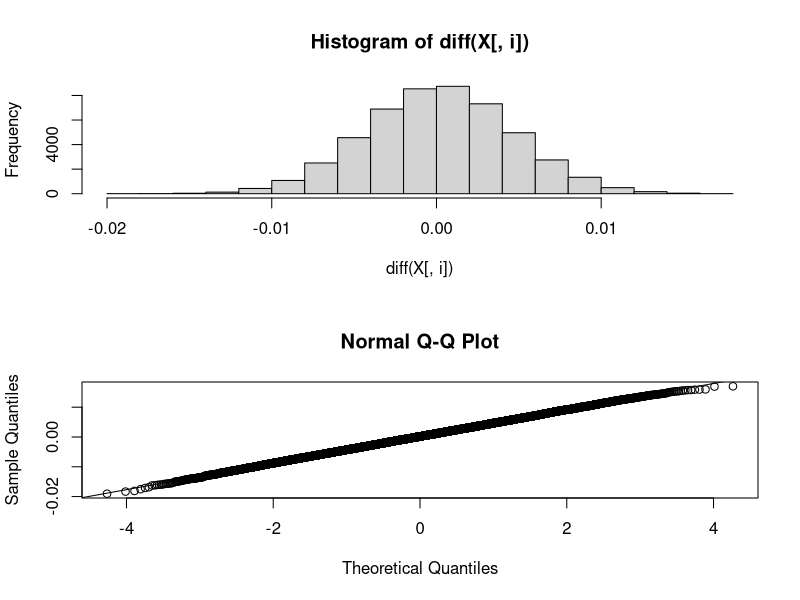
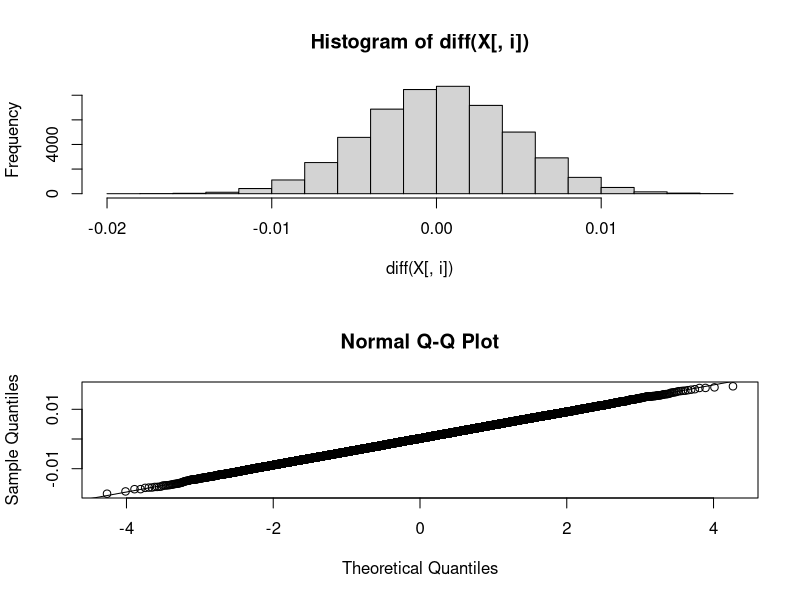
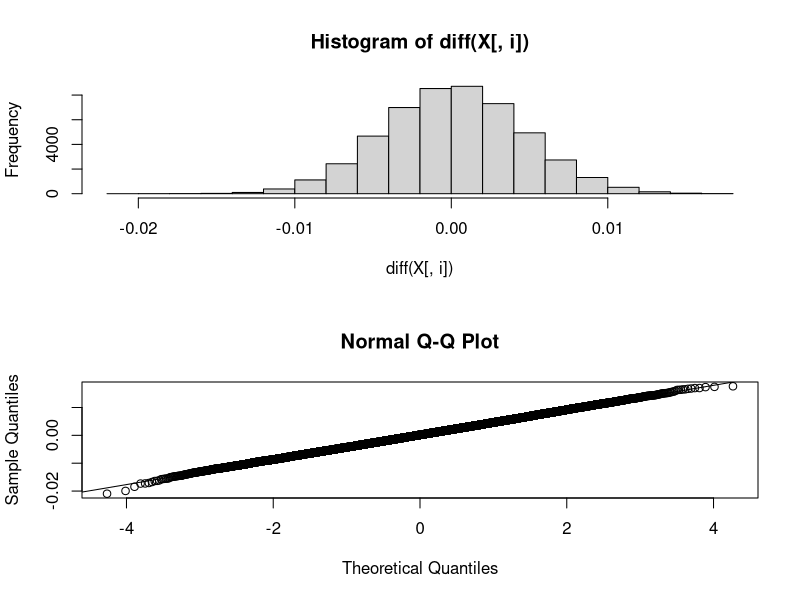
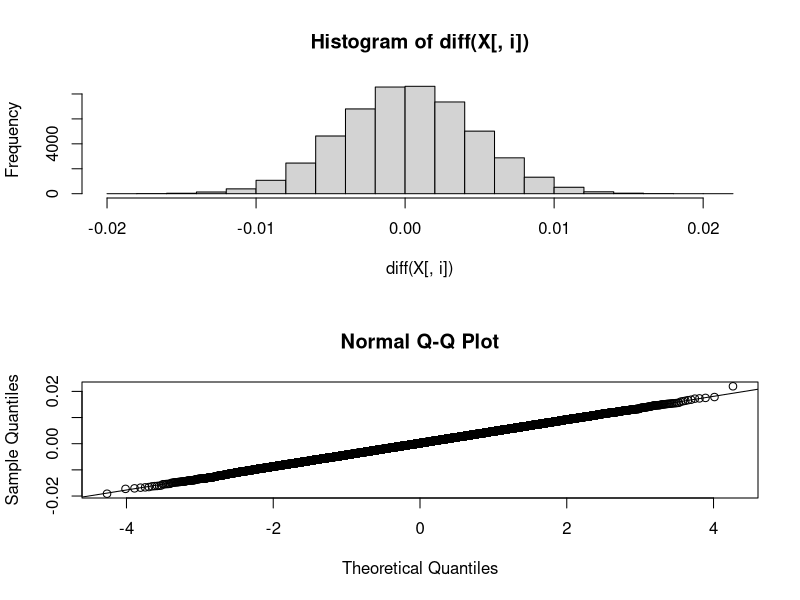
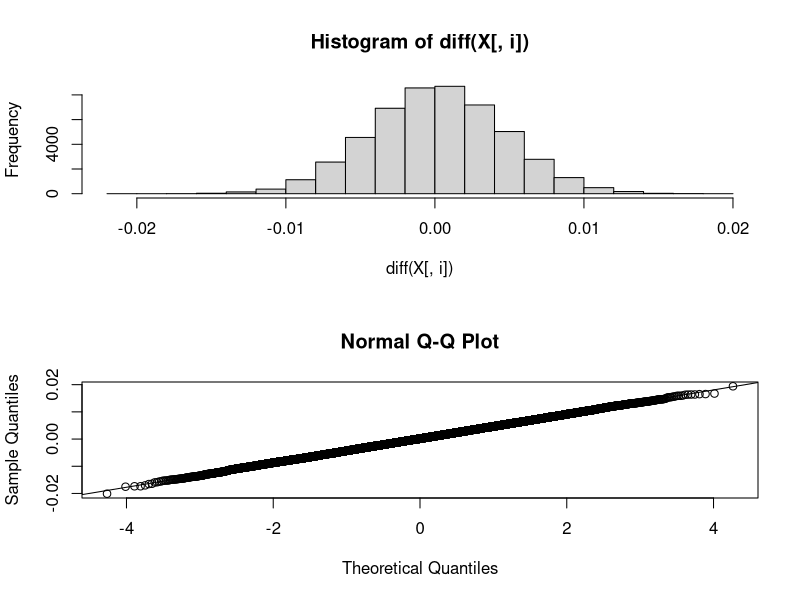
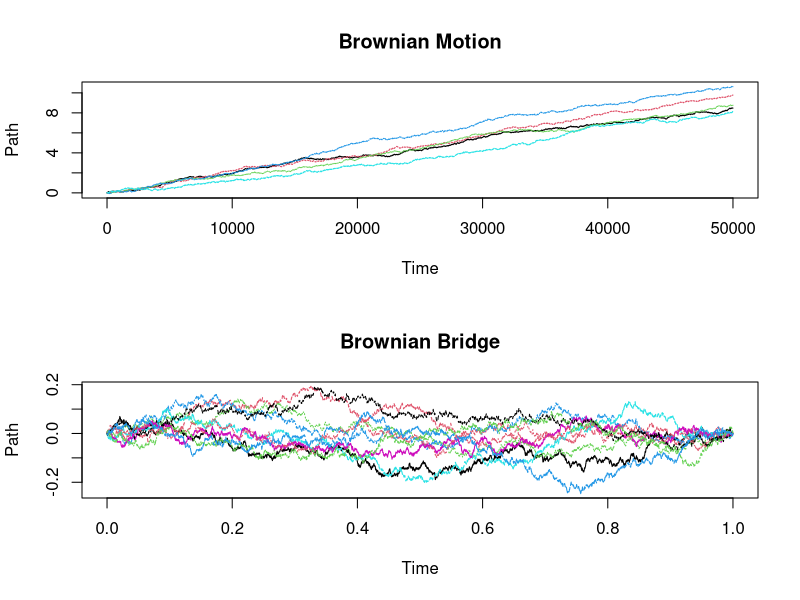
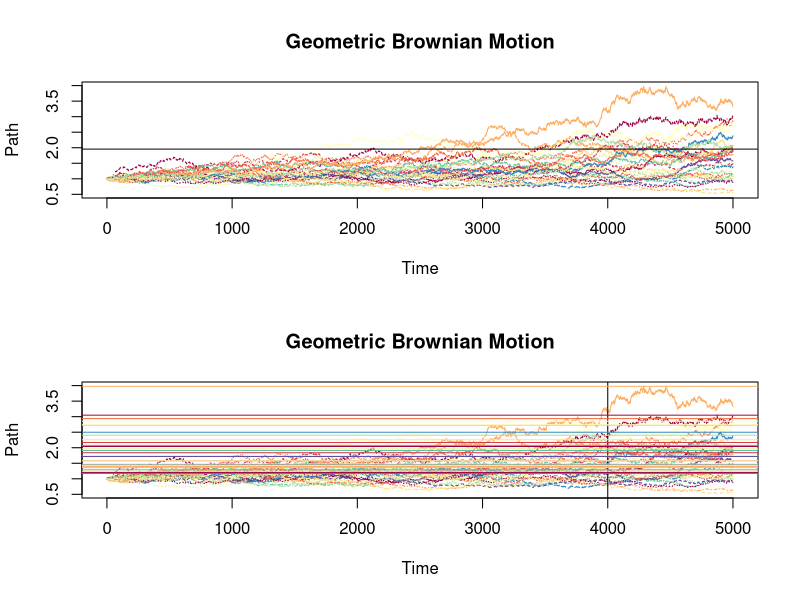

Here is the R script that generated these plots, in order:
## ---- chunk 1
library("RColorBrewer")
library(ggplot2)
library(tidyverse)
## ---- chunk 2
n=6
nn = rnorm(n)/sqrt(n)
nn
cumsum(nn)
## ---- chunk 3
set.seed(20174558)
Brownian<-function(paths=10,n=5000,  drift=0,  diffusion=1) 
{
  times <- seq(0, 1, length.out=n)
  X<-matrix(0,nrow=(n),ncol=paths)
	maximum <- matrix(0, nrow=1, ncol = paths)
	means <- matrix(0, nrow=1, ncol = paths)	
  for(i in 1:paths)
    {
    dW <- rnorm(n)/sqrt(n)
    W <- cumsum(dW)
    X[,i] <- drift*times + diffusion*cumsum(dW)
    maximum[1,i]<-max(X[,i])
    means[1,i] <- mean(X[n,i])
  
  par(mfrow = c(2,1))
  hist(diff(X[,i]))
  qqnorm(diff(X[,i]))
  qqline(diff(X[,i]))
  print(mean(X[,i]))
  print(sd(X[,i]))
  print(var(X[,i]))
  print(means)
  }

matplot(X,main="Brownian Motion",xlab="Time",ylab="Path",type="l")
	        #col=brewer.pal(n = paths, name = "Spectral"),
	        # x = seq(0, 1, length.out = n))

}
Brownian(paths=5,n=50000,  drift=10,  diffusion=1)


# par(mfrow=c(1,2))
#	matplot(brown,main="Brownian Motion",xlab="Time",ylab="Path",type="l")
	        #col=brewer.pal(n = paths, name = "Spectral"),
	        # x = seq(0, 1, length.out = n))


#brown <- Brownian(paths=10,n=2000,  drift=5,  diffusion=1)

#data.frame(price = brown[i, ]) %>%
# ggplot(aes(x = price)) +
 # geom_histogram(aes(y = ..density..), binwidth = 0.1) +
 #   geom_density() + 
 #   ggtitle('terminal price distribution')

## ---- chunk 4
set.seed(20174558)
BrownianBridge<-function() # Standard Browninan with drift 0.25 and diffusion 0.5
{
  paths<-10
  n <- 5000
  times <- seq(0, 1, length.out=n)
  drift <- 0.5
  diffusion <- 0.2
  XB<-matrix(0,nrow=(n),ncol=paths)
	maximum <- matrix(0, nrow=1, ncol = paths)
  for(i in 1:paths)
    {
    dW <- rnorm(n)/sqrt(n)
    W <- cumsum(dW)
    X <- drift*times + diffusion*cumsum(dW)
    XB[,i] <- X - (times) * X[n] # X - (times/5000) * X[n]*(times/5000)/(1-times/5000) goes back to brownian motion
#    dX[,i] <- drift*times + diffusion*cumsum(dW)
    maximum[1,i]<-max(XB[,i])
  }
#	par(mfrow=c(1,2))
	matplot(XB,main="Brownian Bridge",xlab="Time",ylab="Path",type="l",
	#        col=brewer.pal(n = paths, name = "Spectral"), 
	        x = seq(0, 1, length.out = 5000))
#	abline(h=mean(maximum), col = "black",)
#	matplot(XB,main="Brownian Bridge",xlab="Time",ylab="Path",type="l",col=brewer.pal(n = paths, name = "Spectral"))
#	legend("bottomleft",legend=cat("drift = ", drift),cat("diffusion = ", diffusion)) 
#	abline(v=4000)
#	abline(h=maximum,col=brewer.pal(n = paths, name = "Spectral"))
#	print(maximum)
#	print(mean(maximum))
  }


BrownianBridge()

## ---- chunk 5
set.seed(20174558)
GeometricBrownian<-function() # Standard Browninan with drift 0.25 and diffusion 0.5
{
  paths<-30
  n <- 5000
  times <- seq(0, 1, length.out=n)
  drift <- 0.7
  diffusion <- 0.5
  X<-matrix(0,nrow=(n),ncol=paths)
	maximum <- matrix(0, nrow=1, ncol = paths)
  for(i in 1:paths)
    {
    dW <- rnorm(n)/sqrt(n)
    W <- cumsum(dW)
    mu <- drift - 0.5* diffusion^2
    X[,i] <- exp((drift - 0.5*(diffusion)^2)*times + diffusion*cumsum(dW))
    maximum[1,i]<-max(X[,i])
  #  print(mean(X))
 #   print(mean(exp(0.7*times)))
  }
#	par(mfrow=c(1,2))
	matplot(X,main="Geometric Brownian Motion",xlab="Time",ylab="Path",type="l",col=brewer.pal(n = paths, name = "Spectral"))
	abline(h=mean(maximum), col = "black",)
	matplot(X,main="Geometric Brownian Motion",xlab="Time",ylab="Path",type="l",col=brewer.pal(n = paths, name = "Spectral"))
	abline(v=4000)
	abline(h=maximum,col=brewer.pal(n = paths, name = "Spectral"))
#	print(maximum)
#	print(mean(maximum))
#	print(mean(X))
#	print(mean(exp(drift*times)))
}


GeometricBrownian()

